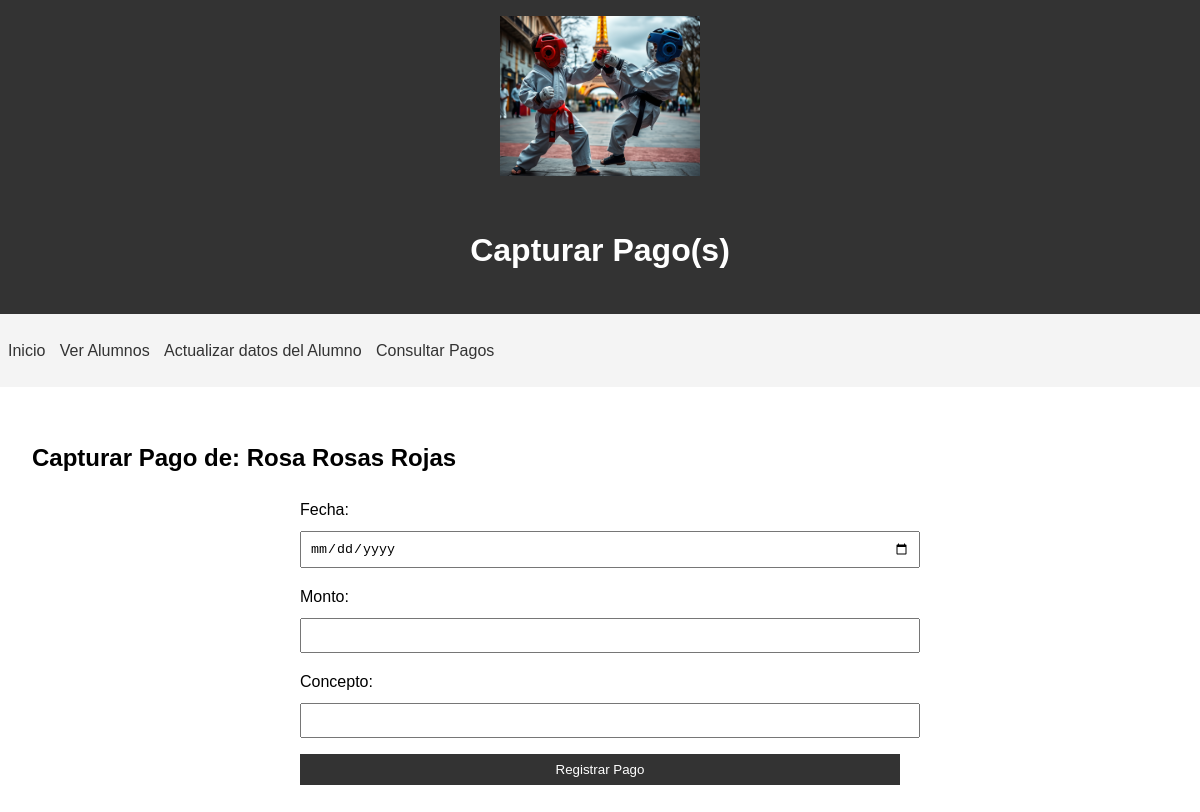
Page /pago/3 on the committed database.
### app.py (models this page shows)
class Alumno(Base):
    __tablename__ = 'alumnos'
    id = Column(Integer, primary_key=True)
    apaterno = Column(String(50), nullable=False)
    apmaterno = Column(String(50), nullable=False)
    nombre = Column(String(50), nullable=False)
    fbday = Column(Date, nullable=False)
    curp = Column(String(18), unique=True, nullable=False)
    calle = Column(String(100), nullable=True)
    numero = Column(String(10), nullable=False)
    colonia = Column(String(100), nullable=False)
    email = Column(String(100), nullable=False)
    telefono = Column(String(15), nullable=False)
    numafiliacion = Column(String(20), unique=True, nullable=True)
    estatus = Column(String(10), nullable=False)
    pagos = relationship("Pago", back_populates="alumno")

### app.py (the view, shortened to what this page needs)
@app.route('/pago/<int:alumno_id>', methods=['GET', 'POST'])
def pago(alumno_id): #redefinir variable a setpagos para identificar que es el metodo para aplicar pagos
    session = Session()
    try:
        alumno = session.query(Alumno).get(alumno_id)
        return render_template('pago.html', alumno=alumno)
    except Exception as e:
        session.rollback()
        return jsonify({"success": False, "message": f"Error: {str(e)}"})
    finally:
        session.close()

### templates/pago.html (shortened to what this page needs)
<!DOCTYPE html>
<html lang="es">
<head>
    <link rel="stylesheet" href="{{   url_for('static', filename='css/styles.css') }}">
</head>
<body>
    <header>
        <img src="{{ url_for('static', filename='img/logo.png') }}" alt="Logo" class="logo">
        <h1>Capturar Pago(s)</h1>
    </header>
    <nav>
        <ul>
            <li><a href="{{ url_for('index') }}">Inicio</a></li>
            <li><a href="{{ url_for('lista_alumnos') }}">Ver Alumnos</a></li>
            <li><a href="{{ url_for('detalle_alumno', id=alumno.id) }}">Actualizar datos del Alumno</a></li>
            <li><a href="{{ url_for('pagos', alumno_id=alumno.id) }}">Consultar Pagos</a></li>
        </ul>
    </nav>
    <main>
        <h2>Capturar Pago de: {{ alumno.nombre }} {{ alumno.apaterno }} {{ alumno.apmaterno }}</h2>
        <form id="pago-form">
            <label for="fecha">Fecha:</label>
            <input type="date" id="fecha" name="fecha" required>
            <label for="monto">Monto:</label>
            <input type="number" id="monto" name="monto" step="0.01" required>
            <label for="concepto">Concepto:</label>
            <input type="text" id="concepto" name="concepto" required>
            <button type="submit">Registrar Pago</button>
        </form>
    </main>
</body>
</html>

### static/css/styles.css (style rules this page uses)
body { font-family: Arial, sans-serif; line-height: 1.6; margin: 0; padding: 0; }
header { background-color: #333; color: #fff; text-align: center; padding: 1rem; }
.logo { max-width: 100%; height: auto; object-fit: cover; object-position: bottom; }
nav { background-color: #f4f4f4; padding: 0.5rem; }
nav ul { list-style-type: none; padding: 0; }
nav ul li { display: inline; margin-right: 10px; }
nav ul li a { text-decoration: none; color: #333; }
main { padding: 2rem; }
form { max-width: 600px; margin: 0 auto; }
label { display: block; margin-top: 1rem; }
input, select { width: 100%; padding: 0.5rem; margin-top: 0.5rem; }
button { display: block; width: 100%; padding: 0.5rem; background-color: #333; color: #fff; border: none; cursor: pointer; margin-top: 1rem; }
.logo { max-width: 200px; margin-bottom: 20px; }

### rows in the picture
Alumno: nombre "Rosa", apaterno "Rosas", apmaterno "Rojas"
